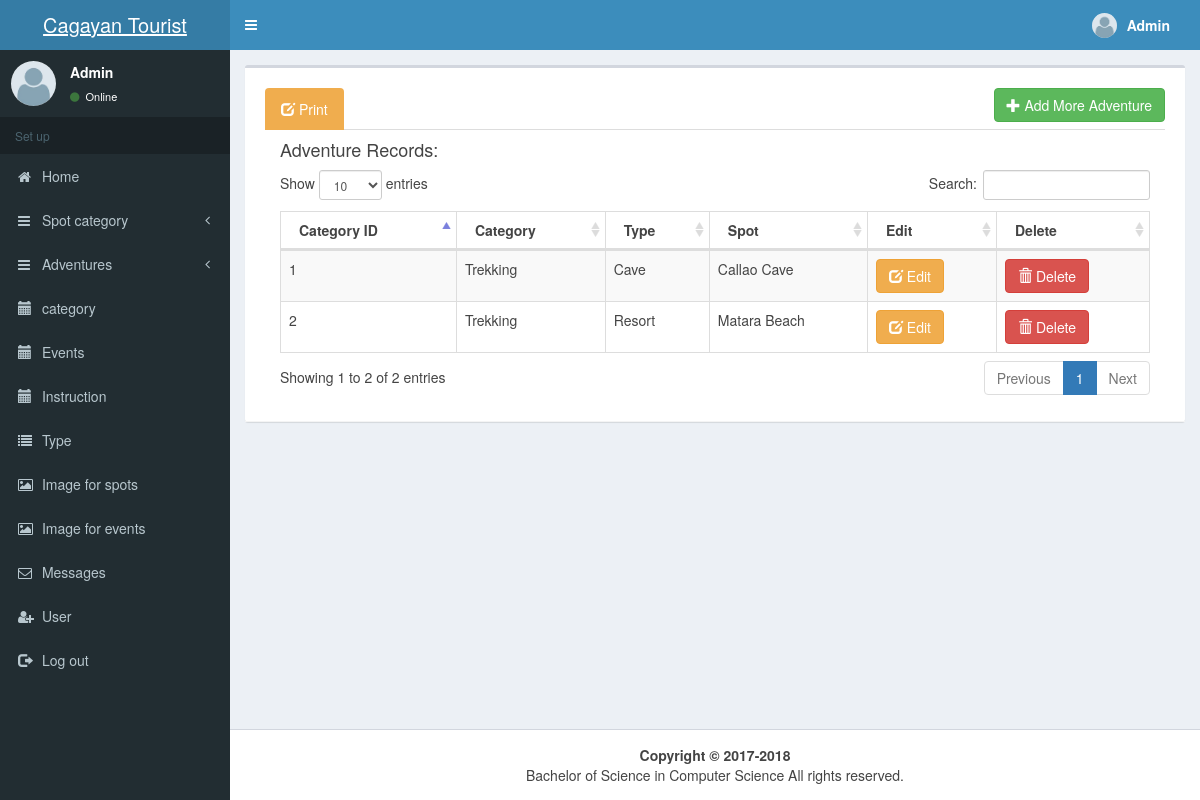
Screenshot of /adminCategory.php?y=1 (signed in) with the database file from the repository.
### tables this page shows
CREATE TABLE `spot_category` (
  `spot_cat_id` int(11) NOT NULL,
  `cat_id` int(11) NOT NULL,
  `type_id` int(11) NOT NULL,
  `spot_id` int(11) NOT NULL
);

CREATE TABLE `category` (
  `cat_id` int(11) NOT NULL,
  `category` varchar(255) NOT NULL
);

CREATE TABLE `types` (
  `type_id` int(11) NOT NULL,
  `type` varchar(255) NOT NULL
);

CREATE TABLE `spots` (
  `spot_id` int(11) NOT NULL,
  `spot` varchar(500) NOT NULL,
  `lat` double(10,6) NOT NULL,
  `lng` double(10,6) NOT NULL,
  `location` varchar(255) NOT NULL,
  `des` text NOT NULL,
  `image` longblob NOT NULL,
  `type_id` int(11) NOT NULL,
  `view` int(11) NOT NULL,
  `rate` int(11) NOT NULL
);

### adminCategory.php (the view, shortened to what this page needs)
<!DOCTYPE html>
<html>
<head>
  <link rel="stylesheet" href="bower_components/bootstrap/dist/css/bootstrap.min.css">
  <link rel="stylesheet" href="bower_components/font-awesome/css/font-awesome.min.css">
  <link rel="stylesheet" href="bower_components/Ionicons/css/ionicons.min.css">
  <link rel="stylesheet" href="dist/css/AdminLTE.min.css">
  <link rel="stylesheet" href="dist/css/skins/_all-skins.min.css">
 </head>
<body class="hold-transition skin-blue sidebar-mini">
<div class="wrapper">
  <header class="main-header">
    <a class="logo">
      <span class="logo-lg">Cagayan Tourist</span>
    </a>
    <nav class="navbar navbar-static-top">
      <a href="#" class="sidebar-toggle" data-toggle="push-menu" role="button">
      </a>
      <div class="navbar-custom-menu ">
        <ul class="nav navbar-nav">
          <li class="dropdown user user-menu">
            <a href="#" class="dropdown-toggle" data-toggle="dropdown">
              <img src="images/user.jpeg" class="user-image" alt="User Image">
              <span class="hidden-xs" style="margin-right: 15px"><strong><?php echo $_SESSION['user']['username']; ?></strong></span>
            </a>
          </li>
        </ul>
      </div>
    </nav>
  </header>
  <aside class="main-sidebar">
    <section class="sidebar">
      <div class="user-panel">
        <div class="pull-left image">
          <img src="images/user.jpeg" class="img-circle" alt="User Image">
        </div>
        <div class="pull-left info">
          <p><?php echo $_SESSION['user']['username']; ?></p>
          <a href="#"><i class="fa fa-circle text-success"></i> Online</a>
        </div>
      </div>
      <ul class="sidebar-menu" data-widget="tree">
        <li class="header">Set up</li>
         <li>
          <a href="admin.php">
            <i class="fa fa-home"></i> <span>Home</span>
          </a>
        </li>
        <li class="treeview">
          <a href="#">
            <i class="fa fa-bars"></i>
            <span>Spot category</span>
            <span class="pull-right-container">
               <i class="fa fa-angle-left pull-right"></i>
            </span>
          </a>
        </li>
         <li class="treeview">
          <a href="#">
            <i class="fa fa-bars"></i>
            <span>Adventures</span>
            <span class="pull-right-container">
               <i class="fa fa-angle-left pull-right"></i>
            </span>
          </a>
        </li>
        <li>
          <a href="category.php">
            <i class="glyphicon glyphicon-calendar"></i> <span>category</span>
          </a>
        </li>
          <li>
          <a href="event.php">
            <i class="glyphicon glyphicon-calendar"></i> <span>Events</span>
          </a>
        </li>
        <li>
          <a href="howTo.php">
            <i class="glyphicon glyphicon-calendar"></i> <span>Instruction</span>
          </a>
        </li>
        <li>
          <a href="type.php">
            <i class="fa fa-list"></i> <span>Type</span>
          </a>
        </li>
        <li>
          <a href="multiple.php">
            <i class="fa fa-image"></i> <span>Image for spots</span>
          </a>
        </li>
           <li>
          <a href="event_multiple.php">
            <i class="fa fa-image"></i> <span>Image for events</span>
          </a>
        </li>
         <li>
          <a href="message.php">
            <i class="fa fa-envelope-o"></i> <span>Messages</span>
          </a>
        </li>
          <li>
          <a href="log_in/create_user.php">
           <i class="fa fa-user-plus"></i> <span>User</span>
          </a>
        </li>
         <li>
          <a href="signout.php">
            <i class="glyphicon glyphicon-log-out"> </i> <span>Log out</span>
          </a>
        </li>
        </ul>
    </section>
  </aside>
  <div class="content-wrapper">
    <section class="content">
       <div class="row">
        <div class="col-md-12">
          <div class="box">
            <div class="box-header with-border">
            <div class="box-body">
              <div class="row">
                <div class="col-md-12">
                  <div class="chart">
                   <div style=" height:auto;" >
                     <div class="tab-pane fade in active" id="">
                       <div class="card-header">
                                    <ul class="nav nav-tabs card-header-tabs" style="width: 100%;">
                                        <li class="pull-right">
                                         <span><a href="add/dynamicCategory.php" data-toggle="modal" class="btn btn-success"><span class="glyphicon glyphicon-plus"></span> Add More Adventure</a></span>
                                        </li>
                                         <li class="pull-left">
                                            <?php
                                                 $id=$_GET['y'];
                                                    echo "<a href=print_category.php?y=".$id."  class='btn btn-warning'><span class='glyphicon glyphicon-edit'></span> Print</a>";
                                                     ?>
                                                   </li>
                                    </ul>
                                  </div>
                                 <div class="col-md-12">
                                        <h4>Adventure Records:</h4>
                                        <div class="table-responsive">
                                        <div class="records_project" >
                                           <table id="spot_data"   class="table table-striped table-bordered "  style="overflow:hidden; width: 100%;" >
                                            <thead>
                                            <tr>
                                            <th>Category ID</th>
                                            <th>Category</th>
                                            <th>Type</th>
                                            <th>Spot</th>
                                            <th>Edit</th>
                                            <th>Delete</th>
                                            </tr>
                                            </thead>
                                           <tbody>
                                            <?php
                                              include('config.php');
                                               $id=$_GET['y'];
                                              $query = mysqli_query($dbconnect,"select * from spot_category join category on spot_category.cat_id=category.cat_id join types on spot_category.type_id=types.type_id join spots on spot_category.spot_id=spots.spot_id where spot_category.cat_id=".$id);
                                              while($row=mysqli_fetch_array($query)){
                                                ?>
                                                <tr>
                                                  <td><?php echo $row['spot_cat_id']; ?></td>
                                                  <td><?php echo $row['category']; ?></td>
                                                  <td><?php echo $row['type']; ?></td>
                                                   <td><?php echo $row['spot']; ?></td>
                                                  <td>
                                                         <?php
                                                    echo "<a href=edit/edit_spot.php?y=".$row['spot_id']."  class='btn btn-warning'><span class='glyphicon glyphicon-edit'></span> Edit</a>";
                                                     ?>
                                                  </td>
                                                   <td>
                                                    <a href="#del<?php echo $row['spot_id']; ?>" data-toggle="modal" class="btn btn-danger"><span class="glyphicon glyphicon-trash"></span> Delete</a>
                                                    <?php include('edit/edit_delete.php')  ?>
                                                  </td>
                                                </tr>
                                                <?php
                                              }
                                            ?>
                                           </tbody>
                                         </table>
                                        </div>
                                          <?php include('add/add_spot.php'); ?>
                                      </div>
                                </div>
                     </div>
                   </div>
                  </div>
                </div>
              </div>
            </div>
          </div>
        </div>
      </div>
              <link href="bootstrap-3.3.5-dist/datatables-plugins/dataTables.bootstrap.css" rel="stylesheet">
              <link href="bootstrap-3.3.5-dist/font-awesome/css/font-awesome.min.css" rel="stylesheet" type="text/css">
    </section>
  </div>
  <footer class="main-footer">
  <center><strong>Copyright &copy; 2017-2018</strong><br>  Bachelor of Science in Computer Science All rights
    reserved.</center>
  </footer>
      </div>
</body>
</html>

### adminCategory.php (style rules this page uses)
img { float: left; margin:1px; width: 120px; height: 45px; }

### add/add_spot.php (style rules this page uses)
.navbar { margin-bottom: 0; border-radius: 0; }
footer { background-color: #f2f2f2; padding: 25px; }
img { float: left; margin: 1px; width: 120px; height: 45px; }

### rows the page displays
spot_category: spot_cat_id "1", cat.category "Trekking", type.type "Cave", spot.spot "Callao Cave"
spot_category: spot_cat_id "2", cat.category "Trekking", type.type "Resort", spot.spot "Matara Beach"

### other values shown
$_SESSION['user']['username'] "Admin"
